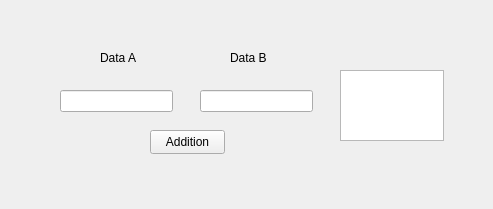
<?xml version="1.0" encoding="UTF-8"?>
<ui version="4.0">
 <class>MainWindow</class>
 <widget class="QMainWindow" name="MainWindow">
  <property name="geometry">
   <rect>
    <x>0</x>
    <y>0</y>
    <width>493</width>
    <height>209</height>
   </rect>
  </property>
  <property name="windowTitle">
   <string>MainWindow</string>
  </property>
  <widget class="QWidget" name="centralwidget">
   <widget class="QPushButton" name="additionButton">
    <property name="geometry">
     <rect>
      <x>150</x>
      <y>130</y>
      <width>75</width>
      <height>24</height>
     </rect>
    </property>
    <property name="text">
     <string>Addition</string>
    </property>
   </widget>
   <widget class="QLineEdit" name="dataA">
    <property name="geometry">
     <rect>
      <x>60</x>
      <y>90</y>
      <width>113</width>
      <height>22</height>
     </rect>
    </property>
   </widget>
   <widget class="QLineEdit" name="dataB">
    <property name="geometry">
     <rect>
      <x>200</x>
      <y>90</y>
      <width>113</width>
      <height>22</height>
     </rect>
    </property>
   </widget>
   <widget class="QLabel" name="label">
    <property name="geometry">
     <rect>
      <x>100</x>
      <y>50</y>
      <width>49</width>
      <height>16</height>
     </rect>
    </property>
    <property name="text">
     <string>Data A</string>
    </property>
   </widget>
   <widget class="QLabel" name="label_2">
    <property name="geometry">
     <rect>
      <x>230</x>
      <y>50</y>
      <width>49</width>
      <height>16</height>
     </rect>
    </property>
    <property name="text">
     <string>Data B</string>
    </property>
   </widget>
   <widget class="QPlainTextEdit" name="plainTextEdit">
    <property name="geometry">
     <rect>
      <x>340</x>
      <y>70</y>
      <width>104</width>
      <height>71</height>
     </rect>
    </property>
   </widget>
  </widget>
 </widget>
 <resources/>
 <connections/>
</ui>
